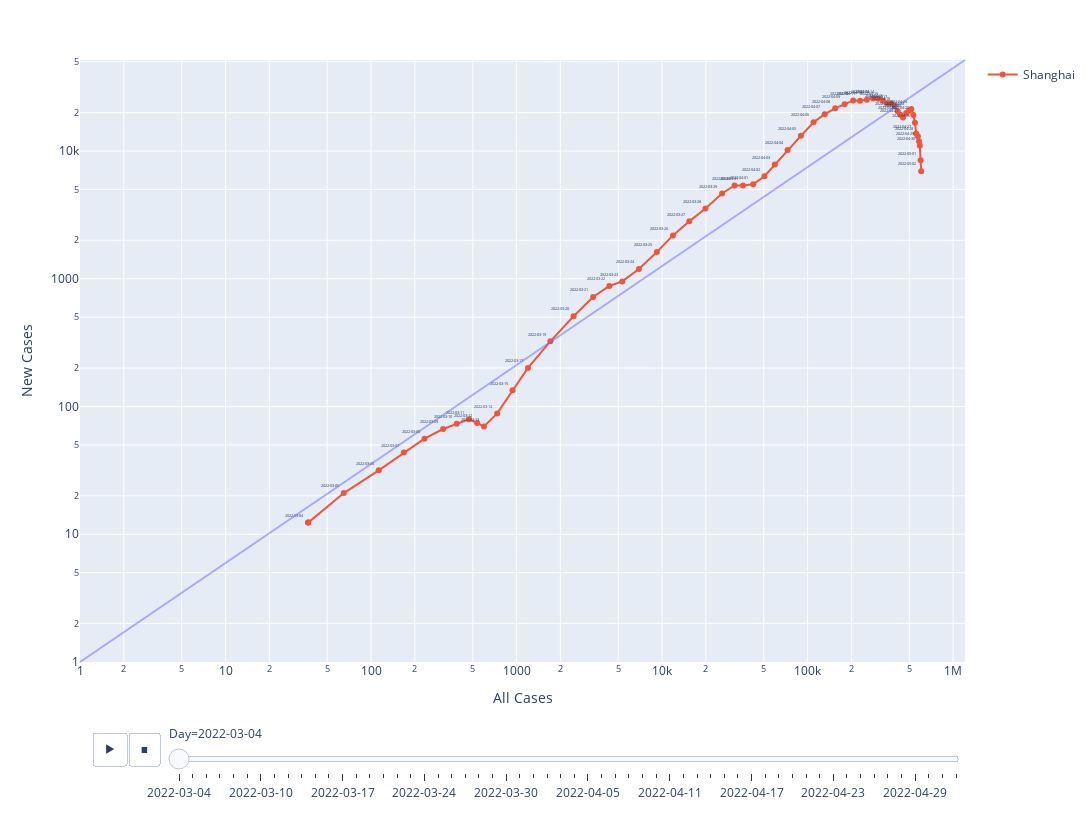

Write notebook code for a chart like this one.
### Markdown cell above
## Create the plot!

Here we use Plotly's built-in animation feature. Note that, in accordance to MinutePhysics' video, we're using logarithmic scales here for both X and Y axis.

I've added in a reference line (blue), as well as the overall trace (red).

### Code cell
import plotly.express as px
import plotly.graph_objects as go
import kaleido
X_AXIS = "All Cases"
Y_AXIS = "New Cases"

fig = px.scatter(vis, x=X_AXIS, y=Y_AXIS, 
                 animation_frame="Day",
                 range_x=[1, vis[X_AXIS].max() * 2], 
                 range_y=[1, vis[Y_AXIS].max() * 2], 
                 log_x=True, log_y=True,
                 color_discrete_sequence=['red'],
                 width=1170, height=820)

fig.update_layout(shapes = [{
    'type': 'line', 
    'yref': 'paper', 
    'xref': 'paper', 
    'y0': 0, 'y1': 1, 
    'x0': 0, 'x1': 1,
    'line': {
        'color': 'rgba(100, 100, 255, 0.5)'
    }
}])
fig.add_trace(go.Scatter(
    x=vis['All Cases'], 
    y=vis['New Cases'], 
    text=vis['Day'],
    mode='markers+lines+text',
    textposition="top left",
    textfont=dict(size=4),
    name="Shanghai"
))
fig.write_html("index.html")
# fig.write_image("screenshot.png")
fig.show()

### Figure 1 — Plotly figure (JSON) as saved in the notebook; plotly's stock layout.template omitted (floating-point values rounded to 4 significant figures)
{"data": [{"hovertemplate": "Day=2022-03-04<br>All Cases=%{x}<br>New Cases=%{y}<extra></extra>", "legendgroup": "", "marker": {"color": "red", "symbol": "circle"}, "mode": "markers", "name": "", "orientation": "v", "showlegend": false, "type": "scatter", "x": [37], "xaxis": "x", "y": [12.33], "yaxis": "y"}, {"mode": "markers+lines+text", "name": "Shanghai", "text": ["2022-03-04", "2022-03-05", "2022-03-06", "2022-03-07", "2022-03-08", "2022-03-09", "2022-03-10", "2022-03-11", "2022-03-12", "2022-03-13", "2022-03-14", "2022-03-15", "2022-03-17", "2022-03-19", "2022-03-20", "2022-03-21", "2022-03-22", "2022-03-23", "2022-03-24", "2022-03-25", "2022-03-26", "2022-03-27", "2022-03-28", "2022-03-29", "2022-03-30", "2022-03-31", "2022-04-01", "2022-04-02", "2022-04-03", "2022-04-04", "2022-04-05", "2022-04-06", "2022-04-07", "2022-04-08", "2022-04-09", "2022-04-10", "2022-04-11", "2022-04-12", "2022-04-13", "2022-04-14", "2022-04-15", "2022-04-16", "2022-04-17", "2022-04-18", "2022-04-19", "2022-04-20", "2022-04-21", "2022-04-22", "2022-04-23", "2022-04-24", "2022-04-25", "2022-04-26", "2022-04-27", "2022-04-28", "2022-04-29", "2022-04-30", "2022-05-01", "2022-05-02"], "textfont": {"size": 4}, "textposition": "top left", "type": "scatter", "x": [37, 65, 113, 168, 233, 313, 388, 471, 536, 597, 736, 938, 1198, 1707, 2465, 3361, 4342, 5325, 6934, 9203, 11879, 15379, 19856, 25838, 31491, 35993, 42304, 50530, 59536, 72890, 89967, 109949, 131171, 154795, 179738, 205825, 229167, 255497, 283216, 306288, 329801, 354621, 376869, 397285, 416186, 434681, 452310, 475680, 496738, 516193, 533173, 546735, 557357, 572389, 582570, 590442, 597775, 603444], "y": [12.33, 21, 31.67, 43.67, 56, 66.67, 73.33, 79.33, 74.33, 69.67, 88.33, 134, 200.3, 323.7, 509, 721, 878.3, 953.3, 1191, 1620.0, 2185.0, 2815, 3551, 4653, 5371.0, 5379, 5489.0, 6346.0, 7848.0, 10200.0, 13150.0, 16800.0, 19427, 21610.0, 23263, 24880.0, 24790.0, 25253, 25797, 25707, 24768, 23800.0, 23527, 22490.0, 20520.0, 19270.0, 18340.0, 19830.0, 20690.0, 21290.0, 19160.0, 16670.0, 13720.0, 13072, 11945, 11030.0, 8462, 6958]}], "layout": {"height": 820, "legend": {"tracegroupgap": 0}, "margin": {"t": 60}, "shapes": [{"line": {"color": "rgba(100, 100, 255, 0.5)"}, "type": "line", "x0": 0, "x1": 1, "xref": "paper", "y0": 0, "y1": 1, "yref": "paper"}], "sliders": [{"active": 0, "currentvalue": {"prefix": "Day="}, "len": 0.9, "pad": {"b": 10, "t": 60}, "steps": [{"args": [["2022-03-04"], {"frame": {"duration": 0, "redraw": false}, "fromcurrent": true, "mode": "immediate", "transition": {"duration": 0, "easing": "linear"}}], "label": "2022-03-04", "method": "animate"}, {"args": [["2022-03-05"], {"frame": {"duration": 0, "redraw": false}, "fromcurrent": true, "mode": "immediate", "transition": {"duration": 0, "easing": "linear"}}], "label": "2022-03-05", "method": "animate"}, {"args": [["2022-03-06"], {"frame": {"duration": 0, "redraw": false}, "fromcurrent": true, "mode": "immediate", "transition": {"duration": 0, "easing": "linear"}}], "label": "2022-03-06", "method": "animate"}, {"args": [["2022-03-07"], {"frame": {"duration": 0, "redraw": false}, "fromcurrent": true, "mode": "immediate", "transition": {"duration": 0, "easing": "linear"}}], "label": "2022-03-07", "method": "animate"}, {"args": [["2022-03-08"], {"frame": {"duration": 0, "redraw": false}, "fromcurrent": true, "mode": "immediate", "transition": {"duration": 0, "easing": "linear"}}], "label": "2022-03-08", "method": "animate"}, {"args": [["2022-03-09"], {"frame": {"duration": 0, "redraw": false}, "fromcurrent": true, "mode": "immediate", "transition": {"duration": 0, "easing": "linear"}}], "label": "2022-03-09", "method": "animate"}, {"args": [["2022-03-10"], {"frame": {"duration": 0, "redraw": false}, "fromcurrent": true, "mode": "immediate", "transition": {"duration": 0, "easing": "linear"}}], "label": "2022-03-10", "method": "animate"}, {"args": [["2022-03-11"], {"frame": {"duration": 0, "redraw": false}, "fromcurrent": true, "mode": "immediate", "transition": {"duration": 0, "easing": "linear"}}], "label": "2022-03-11", "method": "animate"}, {"args": [["2022-03-12"], {"frame": {"duration": 0, "redraw": false}, "fromcurrent": true, "mode": "immediate", "transition": {"duration": 0, "easing": "linear"}}], "label": "2022-03-12", "method": "animate"}, {"args": [["2022-03-13"], {"frame": {"duration": 0, "redraw": false}, "fromcurrent": true, "mode": "immediate", "transition": {"duration": 0, "easing": "linear"}}], "label": "2022-03-13", "method": "animate"}, {"args": [["2022-03-14"], {"frame": {"duration": 0, "redraw": false}, "fromcurrent": true, "mode": "immediate", "transition": {"duration": 0, "easing": "linear"}}], "label": "2022-03-14", "method": "animate"}, {"args": [["2022-03-15"], {"frame": {"duration": 0, "redraw": false}, "fromcurrent": true, "mode": "immediate", "transition": {"duration": 0, "easing": "linear"}}], "label": "2022-03-15", "method": "animate"}, {"args": [["2022-03-17"], {"frame": {"duration": 0, "redraw": false}, "fromcurrent": true, "mode": "immediate", "transition": {"duration": 0, "easing": "linear"}}], "label": "2022-03-17", "method": "animate"}, {"args": [["2022-03-19"], {"frame": {"duration": 0, "redraw": false}, "fromcurrent": true, "mode": "immediate", "transition": {"duration": 0, "easing": "linear"}}], "label": "2022-03-19", "method": "animate"}, {"args": [["2022-03-20"], {"frame": {"duration": 0, "redraw": false}, "fromcurrent": true, "mode": "immediate", "transition": {"duration": 0, "easing": "linear"}}], "label": "2022-03-20", "method": "animate"}, {"args": [["2022-03-21"], {"frame": {"duration": 0, "redraw": false}, "fromcurrent": true, "mode": "immediate", "transition": {"duration": 0, "easing": "linear"}}], "label": "2022-03-21", "method": "animate"}, {"args": [["2022-03-22"], {"frame": {"duration": 0, "redraw": false}, "fromcurrent": true, "mode": "immediate", "transition": {"duration": 0, "easing": "linear"}}], "label": "2022-03-22", "method": "animate"}, {"args": [["2022-03-23"], {"frame": {"duration": 0, "redraw": false}, "fromcurrent": true, "mode": "immediate", "transition": {"duration": 0, "easing": "linear"}}], "label": "2022-03-23", "method": "animate"}, {"args": [["2022-03-24"], {"frame": {"duration": 0, "redraw": false}, "fromcurrent": true, "mode": "immediate", "transition": {"duration": 0, "easing": "linear"}}], "label": "2022-03-24", "method": "animate"}, {"args": [["2022-03-25"], {"frame": {"duration": 0, "redraw": false}, "fromcurrent": true, "mode": "immediate", "transition": {"duration": 0, "easing": "linear"}}], "label": "2022-03-25", "method": "animate"}, {"args": [["2022-03-26"], {"frame": {"duration": 0, "redraw": false}, "fromcurrent": true, "mode": "immediate", "transition": {"duration": 0, "easing": "linear"}}], "label": "2022-03-26", "method": "animate"}, {"args": [["2022-03-27"], {"frame": {"duration": 0, "redraw": false}, "fromcurrent": true, "mode": "immediate", "transition": {"duration": 0, "easing": "linear"}}], "label": "2022-03-27", "method": "animate"}, {"args": [["2022-03-28"], {"frame": {"duration": 0, "redraw": false}, "fromcurrent": true, "mode": "immediate", "transition": {"duration": 0, "easing": "linear"}}], "label": "2022-03-28", "method": "animate"}, {"args": [["2022-03-29"], {"frame": {"duration": 0, "redraw": false}, "fromcurrent": true, "mode": "immediate", "transition": {"duration": 0, "easing": "linear"}}], "label": "2022-03-29", "method": "animate"}, {"args": [["2022-03-30"], {"frame": {"duration": 0, "redraw": false}, "fromcurrent": true, "mode": "immediate", "transition": {"duration": 0, "easing": "linear"}}], "label": "2022-03-30", "method": "animate"}, {"args": [["2022-03-31"], {"frame": {"duration": 0, "redraw": false}, "fromcurrent": true, "mode": "immediate", "transition": {"duration": 0, "easing": "linear"}}], "label": "2022-03-31", "method": "animate"}, {"args": [["2022-04-01"], {"frame": {"duration": 0, "redraw": false}, "fromcurrent": true, "mode": "immediate", "transition": {"duration": 0, "easing": "linear"}}], "label": "2022-04-01", "method": "animate"}, {"args": [["2022-04-02"], {"frame": {"duration": 0, "redraw": false}, "fromcurrent": true, "mode": "immediate", "transition": {"duration": 0, "easing": "linear"}}], "label": "2022-04-02", "method": "animate"}, {"args": [["2022-04-03"], {"frame": {"duration": 0, "redraw": false}, "fromcurrent": true, "mode": "immediate", "transition": {"duration": 0, "easing": "linear"}}], "label": "2022-04-03", "method": "animate"}, {"args": [["2022-04-04"], {"frame": {"duration": 0, "redraw": false}, "fromcurrent": true, "mode": "immediate", "transition": {"duration": 0, "easing": "linear"}}], "label": "2022-04-04", "method": "animate"}, {"args": [["2022-04-05"], {"frame": {"duration": 0, "redraw": false}, "fromcurrent": true, "mode": "immediate", "transition": {"duration": 0, "easing": "linear"}}], "label": "2022-04-05", "method": "animate"}, {"args": [["2022-04-06"], {"frame": {"duration": 0, "redraw": false}, "fromcurrent": true, "mode": "immediate", "transition": {"duration": 0, "easing": "linear"}}], "label": "2022-04-06", "method": "animate"}, {"args": [["2022-04-07"], {"frame": {"duration": 0, "redraw": false}, "fromcurrent": true, "mode": "immediate", "transition": {"duration": 0, "easing": "linear"}}], "label": "2022-04-07", "method": "animate"}, {"args": [["2022-04-08"], {"frame": {"duration": 0, "redraw": false}, "fromcurrent": true, "mode": "immediate", "transition": {"duration": 0, "easing": "linear"}}], "label": "2022-04-08", "method": "animate"}, {"args": [["2022-04-09"], {"frame": {"duration": 0, "redraw": false}, "fromcurrent": true, "mode": "immediate", "transition": {"duration": 0, "easing": "linear"}}], "label": "2022-04-09", "method": "animate"}, {"args": [["2022-04-10"], {"frame": {"duration": 0, "redraw": false}, "fromcurrent": true, "mode": "immediate", "transition": {"duration": 0, "easing": "linear"}}], "label": "2022-04-10", "method": "animate"}, {"args": [["2022-04-11"], {"frame": {"duration": 0, "redraw": false}, "fromcurrent": true, "mode": "immediate", "transition": {"duration": 0, "easing": "linear"}}], "label": "2022-04-11", "method": "animate"}, {"args": [["2022-04-12"], {"frame": {"duration": 0, "redraw": false}, "fromcurrent": true, "mode": "immediate", "transition": {"duration": 0, "easing": "linear"}}], "label": "2022-04-12", "method": "animate"}, {"args": [["2022-04-13"], {"frame": {"duration": 0, "redraw": false}, "fromcurrent": true, "mode": "immediate", "transition": {"duration": 0, "easing": "linear"}}], "label": "2022-04-13", "method": "animate"}, {"args": [["2022-04-14"], {"frame": {"duration": 0, "redraw": false}, "fromcurrent": true, "mode": "immediate", "transition": {"duration": 0, "easing": "linear"}}], "label": "2022-04-14", "method": "animate"}, {"args": [["2022-04-15"], {"frame": {"duration": 0, "redraw": false}, "fromcurrent": true, "mode": "immediate", "transition": {"duration": 0, "easing": "linear"}}], "label": "2022-04-15", "method": "animate"}, {"args": [["2022-04-16"], {"frame": {"duration": 0, "redraw": false}, "fromcurrent": true, "mode": "immediate", "transition": {"duration": 0, "easing": "linear"}}], "label": "2022-04-16", "method": "animate"}, {"args": [["2022-04-17"], {"frame": {"duration": 0, "redraw": false}, "fromcurrent": true, "mode": "immediate", "transition": {"duration": 0, "easing": "linear"}}], "label": "2022-04-17", "method": "animate"}, {"args": [["2022-04-18"], {"frame": {"duration": 0, "redraw": false}, "fromcurrent": true, "mode": "immediate", "transition": {"duration": 0, "easing": "linear"}}], "label": "2022-04-18", "method": "animate"}, {"args": [["2022-04-19"], {"frame": {"duration": 0, "redraw": false}, "fromcurrent": true, "mode": "immediate", "transition": {"duration": 0, "easing": "linear"}}], "label": "2022-04-19", "method": "animate"}, {"args": [["2022-04-20"], {"frame": {"duration": 0, "redraw": false}, "fromcurrent": true, "mode": "immediate", "transition": {"duration": 0, "easing": "linear"}}], "label": "2022-04-20", "method": "animate"}, {"args": [["2022-04-21"], {"frame": {"duration": 0, "redraw": false}, "fromcurrent": true, "mode": "immediate", "transition": {"duration": 0, "easing": "linear"}}], "label": "2022-04-21", "method": "animate"}, {"args": [["2022-04-22"], {"frame": {"duration": 0, "redraw": false}, "fromcurrent": true, "mode": "immediate", "transition": {"duration": 0, "easing": "linear"}}], "label": "2022-04-22", "method": "animate"}, {"args": [["2022-04-23"], {"frame": {"duration": 0, "redraw": false}, "fromcurrent": true, "mode": "immediate", "transition": {"duration": 0, "easing": "linear"}}], "label": "2022-04-23", "method": "animate"}, {"args": [["2022-04-24"], {"frame": {"duration": 0, "redraw": false}, "fromcurrent": true, "mode": "immediate", "transition": {"duration": 0, "easing": "linear"}}], "label": "2022-04-24", "method": "animate"}, {"args": [["2022-04-25"], {"frame": {"duration": 0, "redraw": false}, "fromcurrent": true, "mode": "immediate", "transition": {"duration": 0, "easing": "linear"}}], "label": "2022-04-25", "method": "animate"}, {"args": [["2022-04-26"], {"frame": {"duration": 0, "redraw": false}, "fromcurrent": true, "mode": "immediate", "transition": {"duration": 0, "easing": "linear"}}], "label": "2022-04-26", "method": "animate"}, {"args": [["2022-04-27"], {"frame": {"duration": 0, "redraw": false}, "fromcurrent": true, "mode": "immediate", "transition": {"duration": 0, "easing": "linear"}}], "label": "2022-04-27", "method": "animate"}, {"args": [["2022-04-28"], {"frame": {"duration": 0, "redraw": false}, "fromcurrent": true, "mode": "immediate", "transition": {"duration": 0, "easing": "linear"}}], "label": "2022-04-28", "method": "animate"}, {"args": [["2022-04-29"], {"frame": {"duration": 0, "redraw": false}, "fromcurrent": true, "mode": "immediate", "transition": {"duration": 0, "easing": "linear"}}], "label": "2022-04-29", "method": "animate"}, {"args": [["2022-04-30"], {"frame": {"duration": 0, "redraw": false}, "fromcurrent": true, "mode": "immediate", "transition": {"duration": 0, "easing": "linear"}}], "label": "2022-04-30", "method": "animate"}, {"args": [["2022-05-01"], {"frame": {"duration": 0, "redraw": false}, "fromcurrent": true, "mode": "immediate", "transition": {"duration": 0, "easing": "linear"}}], "label": "2022-05-01", "method": "animate"}, {"args": [["2022-05-02"], {"frame": {"duration": 0, "redraw": false}, "fromcurrent": true, "mode": "immediate", "transition": {"duration": 0, "easing": "linear"}}], "label": "2022-05-02", "method": "animate"}], "x": 0.1, "xanchor": "left", "y": 0, "yanchor": "top"}], "updatemenus": [{"buttons": [{"args": [null, {"frame": {"duration": 500, "redraw": false}, "fromcurrent": true, "mode": "immediate", "transition": {"duration": 500, "easing": "linear"}}], "label": "&#9654;", "method": "animate"}, {"args": [[null], {"frame": {"duration": 0, "redraw": false}, "fromcurrent": true, "mode": "immediate", "transition": {"duration": 0, "easing": "linear"}}], "label": "&#9724;", "method": "animate"}], "direction": "left", "pad": {"r": 10, "t": 70}, "showactive": false, "type": "buttons", "x": 0.1, "xanchor": "right", "y": 0, "yanchor": "top"}], "width": 1170, "xaxis": {"anchor": "y", "domain": [0, 1], "range": [0, 6.082], "title": {"text": "All Cases"}, "type": "log"}, "yaxis": {"anchor": "x", "domain": [0, 1], "range": [0, 4.713], "title": {"text": "New Cases"}, "type": "log"}}}
